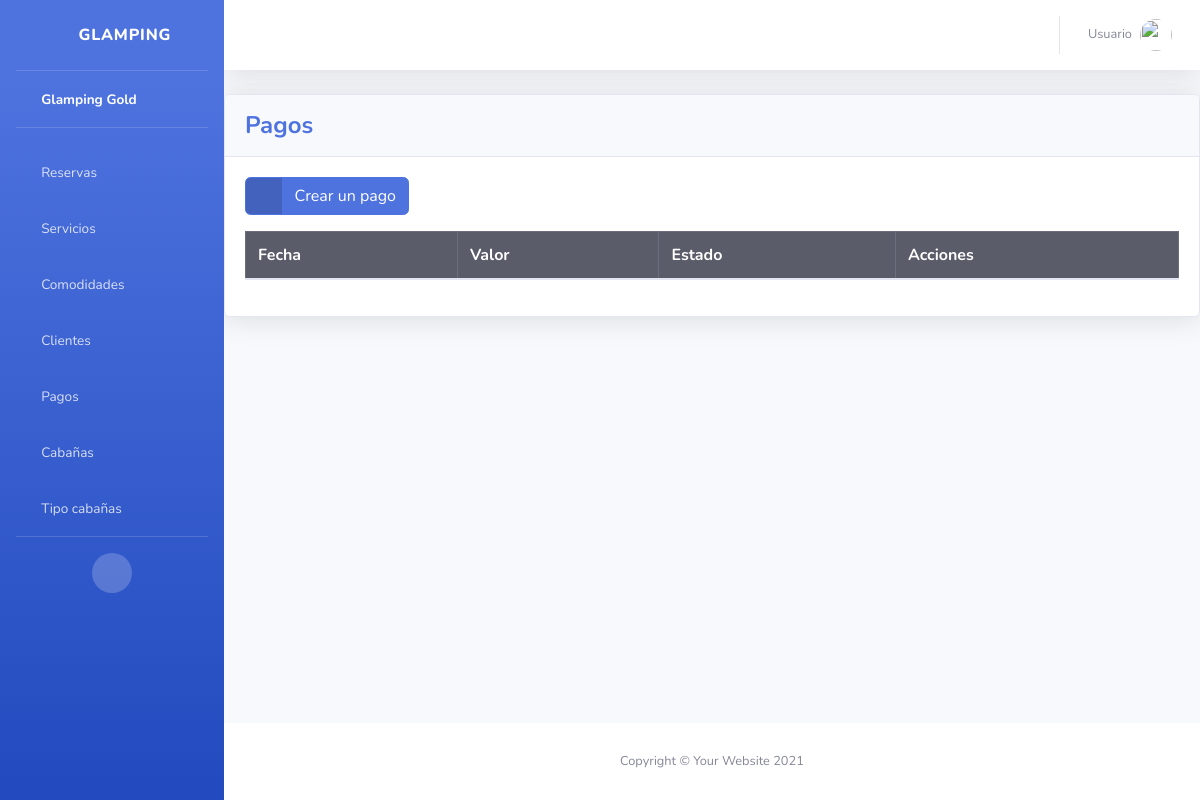
Before: /pagos/ with the older database file.
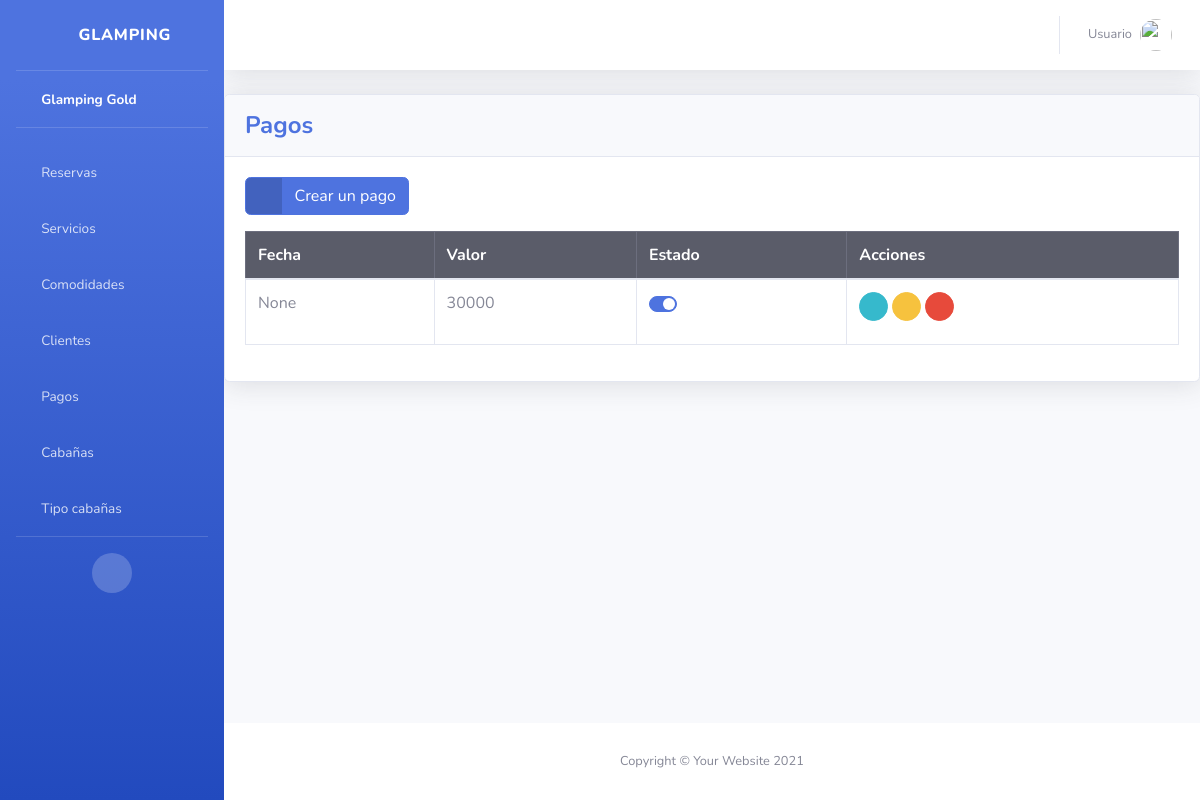
After: the same page with the newer database file.
### pagos/models.py (models this page shows)
class Pago(models.Model):
    fecha = models.DateField()
    valor = models.IntegerField()
    status = models.BooleanField(default=True)

### pagos/views.py (the view)
# urls.py: path('pagos/', include('pagos.urls')),
def pagos(request):
    pagos_list = Pago.objects.all()
    return render(request, 'pagos/index.html', {'pagos_list': pagos_list})

### templates/pagos/index.html (shortened to what this page needs)
{% extends 'base.html' %}
{% block content %}
<div class="card shadow mb-4">
    <div class="card-header py-3">
        <h4 class="m-0 font-weight-bold text-primary">Pagos</h4>
    </div>
    <div class="card-body">
        <div class="table-responsive">
            <a href="" class="btn btn-primary btn-icon-split mb-3">
                <span class="icon text-white-50">
                    <i class="fas fa-plus"></i>
                </span>
                <span class="text">Crear un pago</span>
            </a>
            <table class="table table-bordered" id="dataTable" width="100%" cellspacing="0">
                <thead class="table-dark">
                    <tr>
                        <th>Fecha</th>
                        <th>Valor</th>
                        <th>Estado</th>
                        <th>Acciones</th>
                    </tr>
                </thead>
                <tbody>
                    {% for pago in pagos_list %}
                    <tr>
                    <td>{{ pago.fecha }}</td>
                    <td>{{ pago.valor }}</td>
                    <td>
                        <form action="{% url 'pago_status' pago.id %}" method="POST">
                            <div class="custom-control custom-switch">
                            </div>
                        </form>
                    </td>
                    <td>
                        <a href="" class="btn btn-info btn-circle btn-sm">
                            <i class="fas fa-info-circle"></i>
                        </a>
                        <a href="" class="btn btn-warning btn-circle btn-sm">
                            <i class="fas fa-edit"></i>
                        </a>
                        <a href="" class="btn btn-danger btn-circle btn-sm">
                            <i class="fas fa-trash"></i>
                        </a>
                    </td>
                    </tr>
                    {% endfor %}
                </tbody>
            </table>
        </div>
    </div>
</div>
{%endblock%}

### templates/base.html (shortened to what this page needs)
{% load static %}
<html lang="en">
<head>
    <link href="{% static 'vendor/fontawesome-free/css/all.min.css' %}" rel="stylesheet" type="text/css">
    <link href="{% static 'css/sb-admin-2.min.css' %}" rel="stylesheet">
</head>
<body id="page-top">
    <div id="wrapper">
        <ul class="navbar-nav bg-gradient-primary sidebar sidebar-dark accordion" id="accordionSidebar">
            <a class="sidebar-brand d-flex align-items-center justify-content-center" href="{% url 'index' %}">
                <div class="sidebar-brand-icon rotate-n-15">
                    <i class="fas fa-hotel"></i>
                </div>
                <div class="sidebar-brand-text mx-3">Glamping</div>
            </a>
            <hr class="sidebar-divider my-0">
            <li class="nav-item active">
                <a class="nav-link" href="{% url 'index' %}">
                    <i class="fas fa-fw fa-home"></i>
                    <span>Glamping Gold</span></a>
            </li>
            <hr class="sidebar-divider">
            <li class="nav-item">
                <a class="nav-link" href="{% url 'reservas' %}">
                    <i class="fas fa-fw fa-bed"></i>
                    <span>Reservas</span></a>
            </li>
            <li class="nav-item">
                <a class="nav-link" href="{% url 'servicios' %}">
                    <i class="fas fa-fw fa-table"></i>
                    <span>Servicios</span></a>
            </li>
            <li class="nav-item">
                <a class="nav-link" href="{% url 'comodidades' %}">
                    <i class="fas fa-fw fa-table"></i>
                    <span>Comodidades</span></a>
            </li>
            <li class="nav-item">
                <a class="nav-link" href="{% url 'clientes' %}">
                    <i class="fas fa-fw fa-user"></i>
                    <span>Clientes</span></a>
            </li>
            <li class="nav-item">
                <a class="nav-link" href="{% url 'pagos' %}">
                    <i class="fas fa-fw fa-table"></i>
                    <span>Pagos</span></a>
            </li>
            <li class="nav-item">
                <a class="nav-link" href="{% url 'cabañas' %}">
                    <i class="fas fa-fw fa-table"></i>
                    <span>Cabañas</span></a>
            </li>
            <li class="nav-item">
                <a class="nav-link" href="{% url 'tipocabañas' %}">
                    <i class="fas fa-fw fa-table"></i>
                    <span>Tipo cabañas</span></a>
            </li>
            <hr class="sidebar-divider d-none d-md-block">
            <div class="text-center d-none d-md-inline">
                <button class="rounded-circle border-0" id="sidebarToggle"></button>
            </div>
        </ul>
        <div id="content-wrapper" class="d-flex flex-column">
            <div id="content">
                <nav class="navbar navbar-expand navbar-light bg-white topbar mb-4 static-top shadow">
                    <ul class="navbar-nav ml-auto">
                        <li class="nav-item dropdown no-arrow">
                            <a class="nav-link dropdown-toggle" href="#" id="userDropdown" role="button"
                                data-toggle="dropdown" aria-haspopup="true" aria-expanded="false">
                                <span class="mr-2 d-none d-lg-inline text-gray-600 small">Usuario</span>
                                <img class="img-profile rounded-circle"
                                    src="{% static 'img/undraw_profile.svg' %}">
                            </a>
                        </li>
                    </ul>
                </nav>
                {% block content %}
                {% endblock %}
            </div>
            <footer class="sticky-footer bg-white">
                <div class="container my-auto">
                    <div class="copyright text-center my-auto">
                        <span>Copyright &copy; Your Website 2021</span>
                    </div>
                </div>
            </footer>
        </div>
    </div>
</body>
</html>

Changed rows visible on the page:
added Pago: fecha "None", valor "30000"
